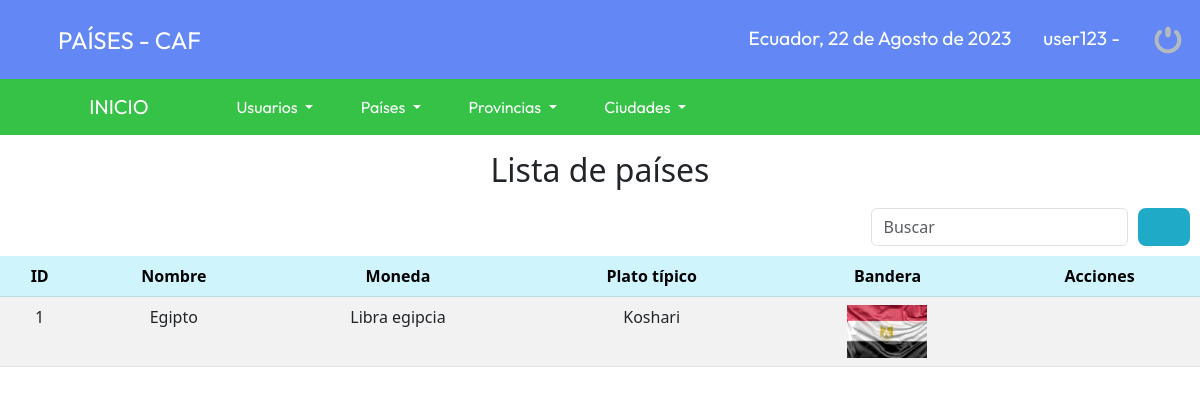
The app's page /CAF/sistema/buscar_pais.php?busqueda=1 (signed in) with its own data.
### tables this page shows
CREATE TABLE `pais` (
  `idpais` bigint(11) NOT NULL,
  `nombrepais` varchar(20) NOT NULL,
  `capital` varchar(20) NOT NULL,
  `moneda` varchar(20) NOT NULL,
  `plato` varchar(20) NOT NULL,
  `date_add` datetime NOT NULL DEFAULT CURRENT_TIMESTAMP,
  `foto` text NOT NULL,
  `usuario_id` bigint(11) NOT NULL,
  `estatus` bigint(11) NOT NULL DEFAULT '1'
);

### CAF/sistema/buscar_pais.php (the view, shortened to what this page needs)
<?php
	include "../conexion.php";
?>
<!DOCTYPE html>
<html>
<head>
	<link rel="stylesheet" type="text/css" href="css/style.css">
</head>
<body>
	<?php include "includes/header.php"; ?>
	<h2 class="titulos">Lista de países</h2>
	<?php
		$busqueda = strtolower($_REQUEST['busqueda']);
	?>
	<form action="buscar_pais.php" method="get" class="form_search">
		<div class="form-group">
			<input class="form-control" type="text" name="busqueda" id="busqueda" placeholder="Buscar">
		</div>
		<button type="submit" class="btn_search"><i class="fa-solid fa-magnifying-glass"></i></button>
	</form>
	<table class="table table-striped table-hover">
	    <thead class="table-info">
	    	<tr>
		      	<th scope="col">ID</th>
		        <th scope="col">Nombre</th>
		        <th scope="col">Moneda</th>
		        <th scope="col">Plato típico</th>
		        <th scope="col">Bandera</th>
		        <th scope="col">Acciones</th>
	    	</tr>
	    </thead>
	    <?php
			$por_pagina = 4;
			if(empty($_GET['pagina'])){
				$pagina = 1;
			}else{
				$pagina = $_GET['pagina'];
			}
			$desde= ($pagina-1) * $por_pagina;
			$query = mysqli_query($conection, "SELECT idpais, nombrepais, moneda, plato, foto FROM pais
								WHERE
								(idpais LIKE '%$busqueda%' OR
								nombrepais LIKE '%$busqueda%' OR
								moneda LIKE '%$busqueda%' OR
								plato LIKE '%$busqueda%')
								AND
								estatus = 1 ORDER BY idpais ASC LIMIT $desde, $por_pagina");
			$result = mysqli_num_rows($query);
			if($result>0){
				while ($data = mysqli_fetch_array($query)){
					if($data['foto'] != "img_producto.png"){
						$foto = 'img/uploads/'.$data['foto'];
					}else{
						$foto = 'img/'.$data['foto'];
					}
		?>
	  <tbody>
	        <tr>
				<td><?php echo $data['idpais']; ?></td>
				<td><?php echo $data['nombrepais']; ?></td>
				<td><?php echo $data['moneda']; ?></td>
				<td><?php echo $data['plato']; ?></td>
				<td class="img_de_producto"><img src="<?php echo $foto; ?>" alt="<?php echo $data['nombrepais']; ?>"></td>
				<td>
				</td>
			</tr>
	  </tbody>
	  	<?php
				}
			}
		?>
	</table>
</body>
</html>

### CAF/sistema/css/style.css (style rules this page uses)
* { margin: 0; padding: 0; box-sizing: border-box; }
table { text-align: center; }
table tr:nth-child(odd) { background: #fff; }
.form_search { display: -webkit-flex; display: -moz-flex; display: -ms-flex; display: -o-flex; display: flex; float: right; background: initial; padding: 10px; border-radius: 10px; }
.form_search .btn_search { background: #1faac8; color: #fff; padding: 0 20px; border: 0.3rem; border-radius: 0.5rem; cursor: pointer; margin-left: 10px; }
.titulos { text-align: center; margin-top: 1rem; }
.img_de_producto img { width: 80px; height: auto; margin: auto; }

### records on screen
pais: idpais "1", nombrepais "Egipto", moneda "Libra egipcia", plato "Koshari", foto (picture)

### other values on screen
fechaC() "22 de Agosto de 2023"
$_SESSION['user'] "user123"
